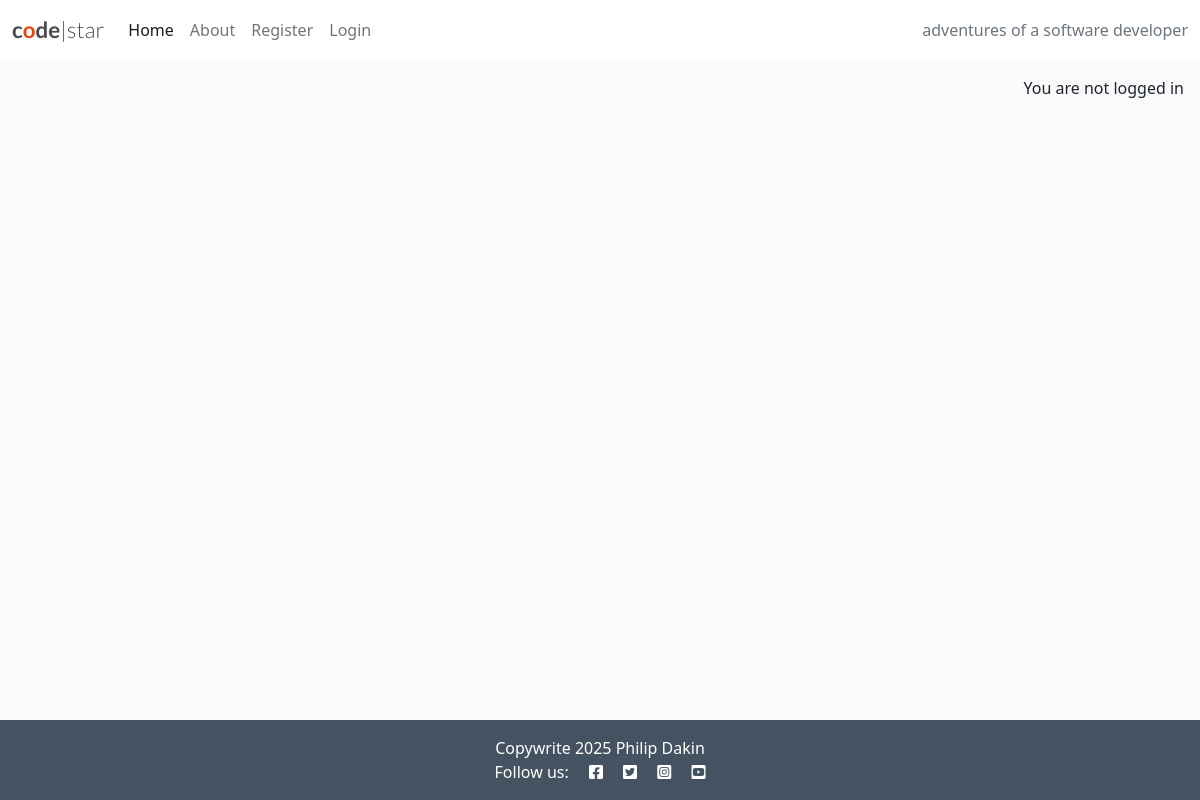
Before: / with the older database file.
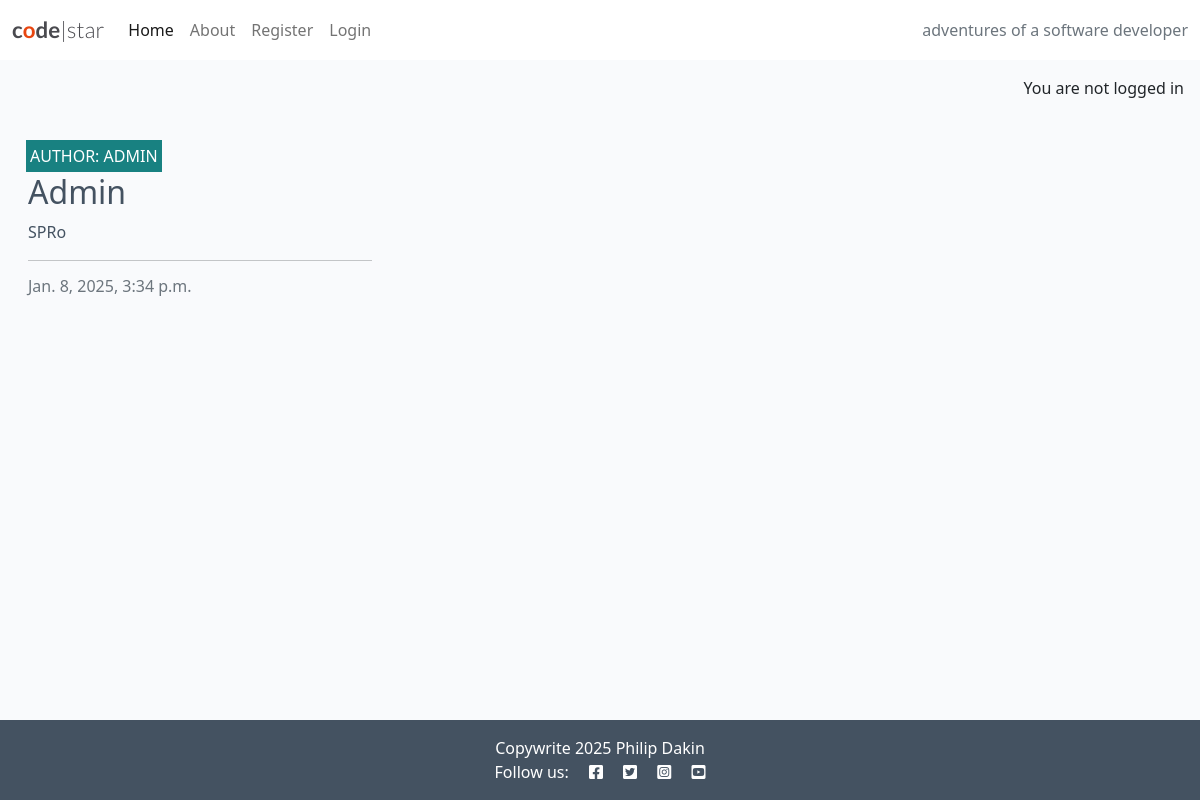
After: the same page with the newer database file.
### blog/models.py (models this page shows, shortened)
class Post(models.Model):
    title = models.CharField(max_length=200, unique=True)
    slug = models.SlugField(max_length=200, unique=True)
    author = models.ForeignKey(
        User, on_delete=models.CASCADE, related_name="blog_posts"
    )
    featured_image = CloudinaryField('image', default='placeholder')
    content = models.TextField()
    created_on = models.DateTimeField(auto_now_add=True)
    status = models.IntegerField(choices=STATUS, default=0)
    excerpt = models.TextField(blank=True)
    updated_on = models.DateTimeField(auto_now=True)
    class Meta:
        ordering = ["-created_on"]

### blog/views.py (the view)
# urls.py: path('', views.PostList.as_view(), name='home'),
class PostList(generic.ListView):
    queryset = Post.objects.filter(status=1)
    template_name = "blog/index.html"
    paginate_by = 6

### blog/templates/blog/index.html (shortened to what this page needs)
{% extends "base.html" %}
{% load static %}
{% block content %}
<div class="container-fluid">
    <div class="row">
        <div class="col-12 mt-3 left">
            <div class="row">
                {% for post in post_list %}
                <div class="col-md-4">
                    <div class="card mb-4">
                        <div class="card-body">
                            <div class="image-container">
                                <div class="image-flash">
                                    <p class="author">Author: {{ post.author }}</p>
                                </div>
                            </div>
                            <a href="{% url 'post_detail' post.slug %}" class="post-link">
                                <h2 class="card-title">{{ post.title }}</h2>
                                <p class="card-text">{{ post.excerpt }}</p>
                            </a>
                            <hr />
                            <p class="card-text text-muted h6">{{ post.created_on}}
                            </p>
                        </div>
                    </div>
                </div>
                {% endfor %}
            </div>
        </div>
    </div>
</div>
{% endblock %}
{% block copywrite %}Copywrite 2025 Philip Dakin{% endblock copywrite %}

### templates/base.html (shortened to what this page needs)
{% load static %}
{% url 'home' as home_url %}
{% url 'about' as about_url %}
{% url 'account_login' as login_url %}
{% url 'account_signup' as signup_url %}
{% url 'account_logout' as logout_url %}
<!DOCTYPE html>
<html class="h-100" lang="en">
<head>
    <link rel="stylesheet" href="https://cdnjs.cloudflare.com/ajax/libs/font-awesome/5.15.3/css/all.min.css">
    <link href="https://cdn.jsdelivr.net/npm/bootstrap@5.0.1/dist/css/bootstrap.min.css" rel="stylesheet"
>
    <link rel="stylesheet" href="{% static 'css/style.css' %}">
</head>
<body class="d-flex flex-column h-100 main-bg">
    <nav class="navbar navbar-expand-lg navbar-light bg-white">
        <div class="container-fluid">
            <a class="navbar-brand" href="{% url 'home' %}"><span class="brand">c<span class="red-o">o</span>de<span
                        class="thin">|star</span></span></a>
            <div class="collapse navbar-collapse" id="navbarText">
                <ul class="navbar-nav me-auto mb-2 mb-lg-0">
                    <li class="nav-item">
                        <a class="nav-link {% if request.path == home_url %}active{% endif %}" aria-current="page"
                            href="{% url 'home' %}">Home</a>
                    </li>
                    <li class="nav-item">
                        <a class="nav-link
                          {% if request.path == about_url %}active" aria-current="page{% endif %}"
                            href="{% url 'about' %}">About</a>
                    </li>
                    {% if user.is_authenticated %}
                    <li class="nav-item">
                        <a class="nav-link {% if request.path == logout_url %}active" aria-current="page{% endif %}"
                            href="{% url 'account_logout' %}">Logout</a>
                    </li>
                    {% else %}
                    <li class="nav-item">
                        <a class="nav-link {% if request.path == signup_url %}active" aria-current="page{% endif %}"
                            href="{% url 'account_signup' %}">Register</a>
                    </li>
                    <li class="nav-item">
                        <a class="nav-link {% if request.path == login_url %}active" aria-current="page{% endif %}"
                            href="{% url 'account_login' %}">Login</a>
                    </li>
                    {% endif %}
                </ul>
                <span class="navbar-text text-muted">
                    adventures of a software developer
                </span>
            </div>
        </div>
    </nav>
    <main class="flex-shrink-0 main-bg">
        {% if user.is_authenticated %}
        <p class="text-end m-3">You are logged in as {{ user }}</p>
        {% else %}
        <p class="text-end m-3">You are not logged in</p>
        {% endif %}
        {% block content %}{% endblock content %}
    </main>
    <footer class="footer mt-auto py-3 dark-bg">
        <p class="m-0 text-center text-white">{% block copywrite %}Copywrite Information Here.{% endblock copywrite %}
        </p>
        <p class="m-0 text-center text-white">Follow us: <i class="fab fa-facebook-square ms-3"></i>
            <i class="fab fa-twitter-square ms-3"></i>
            <i class="fab fa-instagram-square ms-3"></i>
            <i class="fab fa-youtube-square ms-3"></i>
        </p>
    </footer>
</body>
</html>

### static/css/style.css (style rules this page uses)
body { background-color: #F9FAFC; }
.brand { font-family: Lato, sans-serif; font-size: 1.4rem; font-weight: 700; color: #4A4A4F; }
.red-o { color: #E84610; }
.thin { font-weight: 300; }
.dark-bg { background-color: #445261; }
.main-bg { background-color: #F9FAFC; }
.card { border: none; background-color: transparent; }
.image-container { position: relative; }
.image-flash { position: absolute; bottom: 5%; min-width: 30%; left: -2px; background-color: #188181; }
.author { color: white; margin: 4px; text-transform: uppercase; }
.post-link { text-decoration: none; color: #445261; }

Changed rows visible on the page:
added Post: author "ADMIN", title "Admin", excerpt "SPRo", created_on "Jan. 8, 2025, 3:34 p.m."
